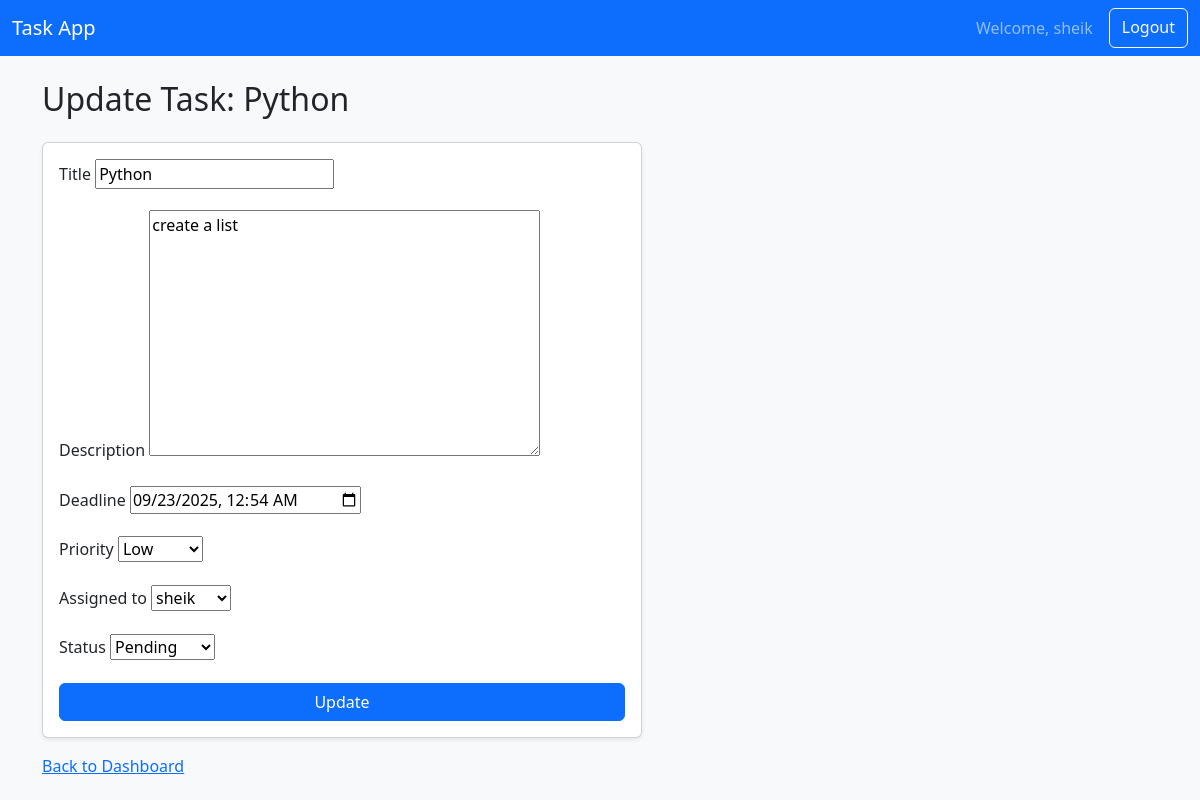
Page /update/1/ (signed in) on the committed database.
### tasks/models.py (models this page shows, shortened)
class Task(models.Model):
	PRIORITY_CHOICES = [
		('Low', 'Low'),
		('Medium', 'Medium'),
		('High', 'High'),
	]
	STATUS_CHOICES = [
		('Pending', 'Pending'),
		('Completed', 'Completed'),
	]
	title = models.CharField(max_length=255)
	description = models.TextField(blank=True)
	deadline = models.DateTimeField()
	priority = models.CharField(max_length=10, choices=PRIORITY_CHOICES, default='Low')
	assigned_to = models.ForeignKey(User, related_name='assigned_tasks', on_delete=models.CASCADE)
	created_by = models.ForeignKey(User, related_name='created_tasks', on_delete=models.CASCADE)
	status = models.CharField(max_length=10, choices=STATUS_CHOICES, default='Pending')
	created_at = models.DateTimeField(auto_now_add=True)
	updated_at = models.DateTimeField(auto_now=True)

### tasks/views.py (the view)
# urls.py: path('update/<int:pk>/', views.update_task, name='update_task'),
@login_required
def update_task(request, pk):
	task = get_object_or_404(Task, pk=pk)
	if request.method == 'POST':
		form = TaskForm(request.POST, instance=task)
		if form.is_valid():
			form.save()
			return redirect('dashboard')
	else:
		form = TaskForm(instance=task)
	return render(request, 'tasks/update_task.html', {'form': form, 'task': task})

### tasks/forms.py
class TaskForm(forms.ModelForm):
    class Meta:
        model = Task
        fields = ['title', 'description', 'deadline', 'priority', 'assigned_to', 'status']
        widgets = {
            'deadline': forms.DateTimeInput(attrs={'type': 'datetime-local'}),
        }

### tasks/templates/tasks/update_task.html (shortened to what this page needs)
{% extends 'base.html' %}
{% block content %}
<h2 class="mb-4">Update Task: {{ task.title }}</h2>
<form method="post" class="card card-body shadow-sm" style="max-width:600px;">
        {% for field in form %}
            <div class="mb-3">
                <label class="form-label">{{ field.label }}</label>
                {{ field }}
            </div>
        {% endfor %}
        <button type="submit" class="btn btn-primary w-100">Update</button>
</form>
<a class="d-block mt-3" href="{% url 'dashboard' %}">Back to Dashboard</a>
{% endblock %}

### tasks/templates/base.html (shortened to what this page needs)
<!DOCTYPE html>
<html>
<head>
        <link href="https://cdn.jsdelivr.net/npm/bootstrap@5.3.2/dist/css/bootstrap.min.css" rel="stylesheet">
</head>
<body class="bg-light">
        <nav class="navbar navbar-expand-lg navbar-dark bg-primary mb-4">
            <div class="container-fluid">
                <a class="navbar-brand" href="/">Task App</a>
                <div class="d-flex">
                    {% if user.is_authenticated %}
                        <span class="navbar-text me-3">Welcome, {{ user.username }}</span>
                        <a class="btn btn-outline-light" href="/logout/">Logout</a>
                    {% else %}
                        <a class="btn btn-outline-light me-2" href="/accounts/login/">Login</a>
                        <a class="btn btn-light" href="/signup/">Signup</a>
                    {% endif %}
                </div>
            </div>
        </nav>
        <div class="container">
            {% block content %}{% endblock %}
        </div>
</body>
</html>

### rows in the picture
Task: title "Python", form "Python" "create a list" "09/23/2025 00:54" "Low" "sheik" "Pending"

### other values in the picture
{{ user.username }} "sheik"
{{ field.label }} "Title" "Description" "Deadline" "Priority" "Assigned to" "Status"
